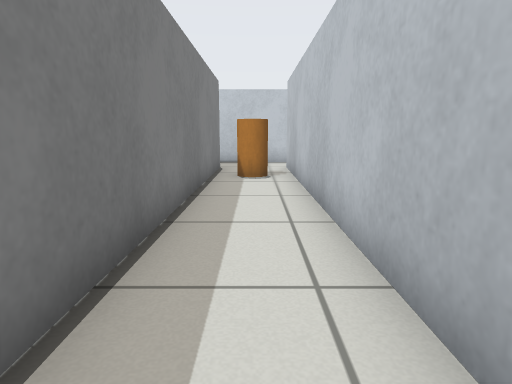
view 1 (above)

21 first-person views from a walk through a robot-simulator world made for Gazebo. The camera is 0.61 m above the floor, tilts 10° down and sees 75° across. The floor is counted in squares, 0.5 m on a side. Each view is taken from the middle of a square. On the plan, view 1 faces up. The plan holds only what a view shows up to about 14 squares ahead; the rest is blank.

view 2
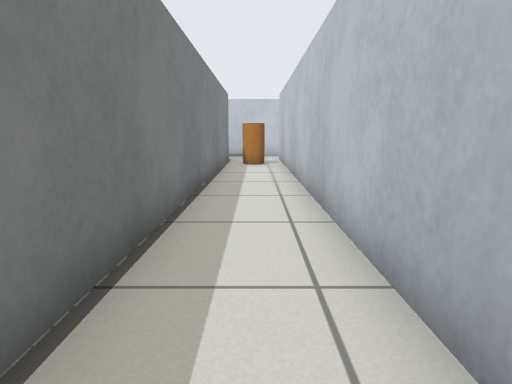

view 3
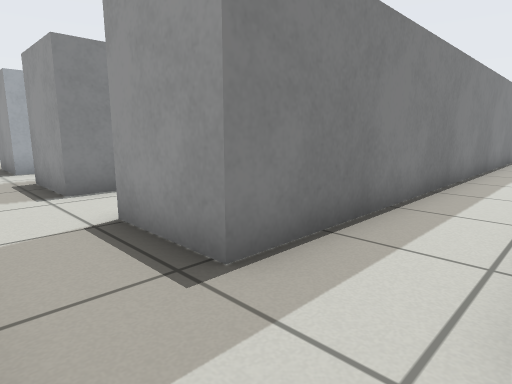

view 4
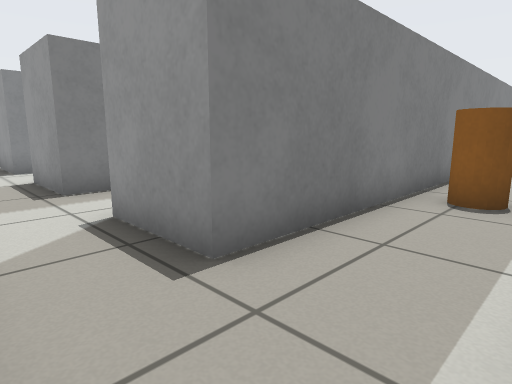

view 5
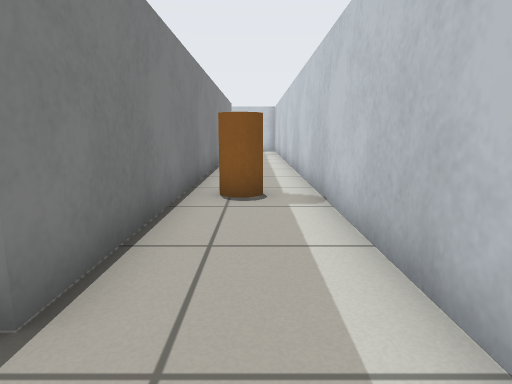

view 6
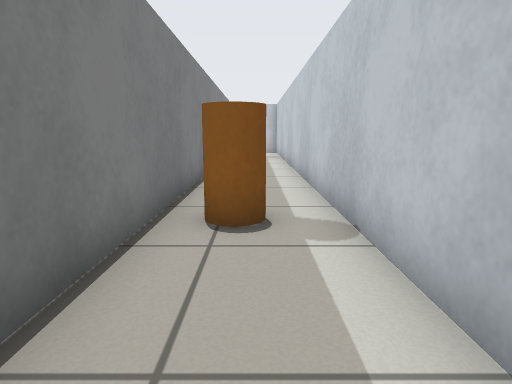

view 7
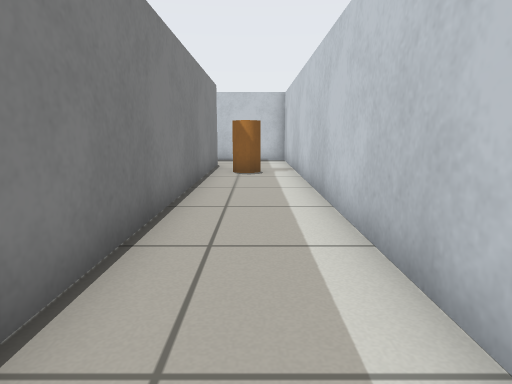

view 8
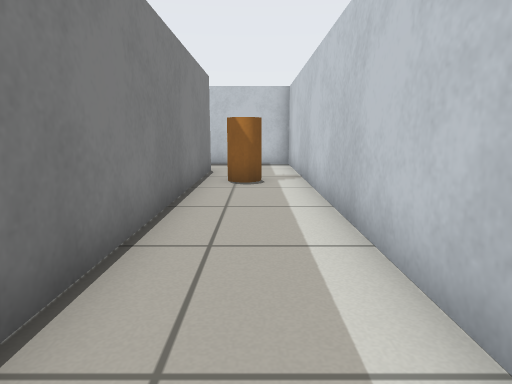

view 9
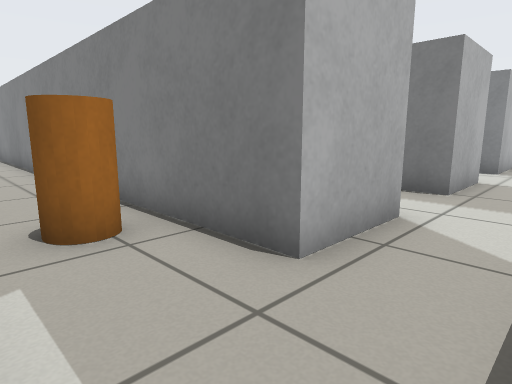

view 10
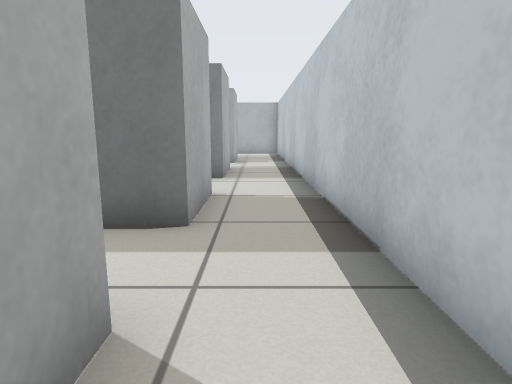

view 11
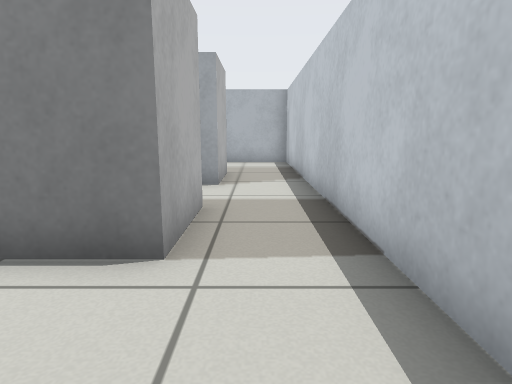

view 12
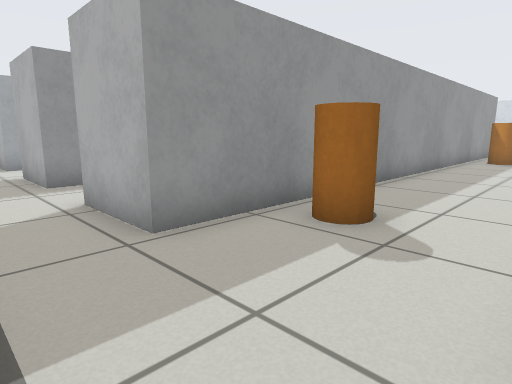

view 13
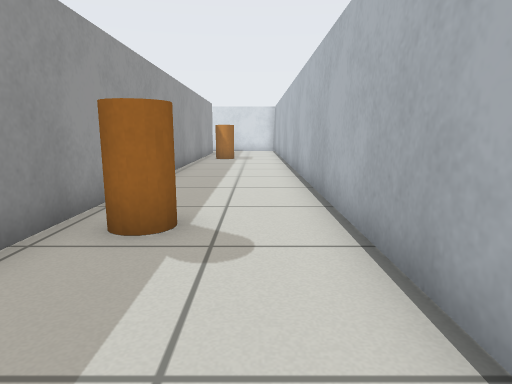

view 14
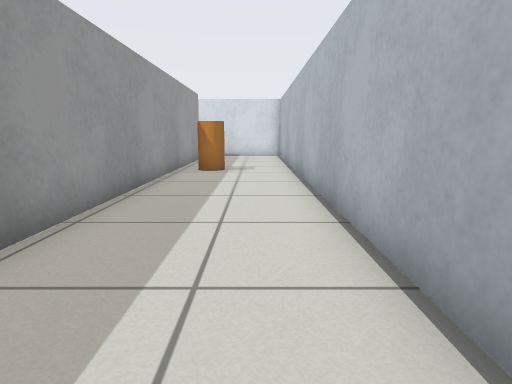

view 15
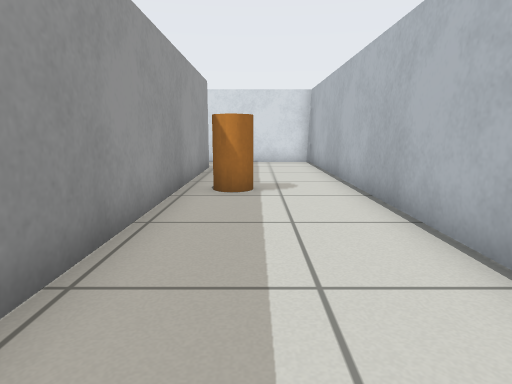

view 16
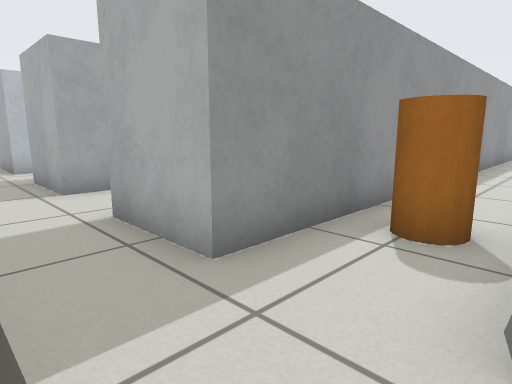

view 17
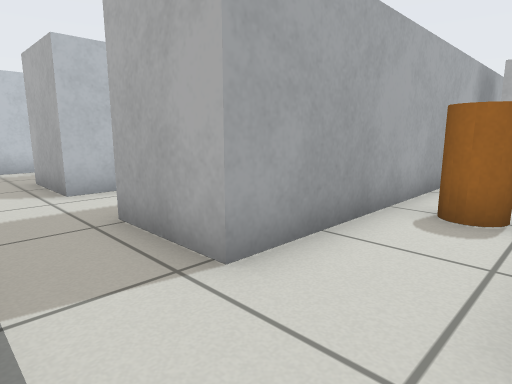

view 18
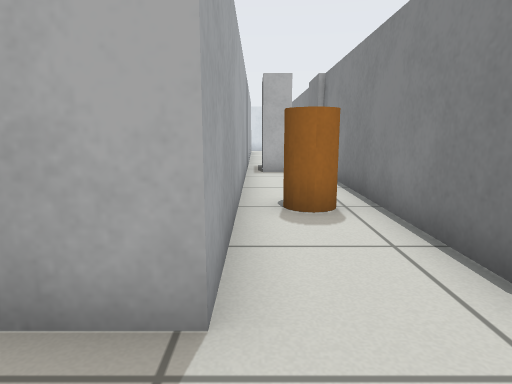

view 19
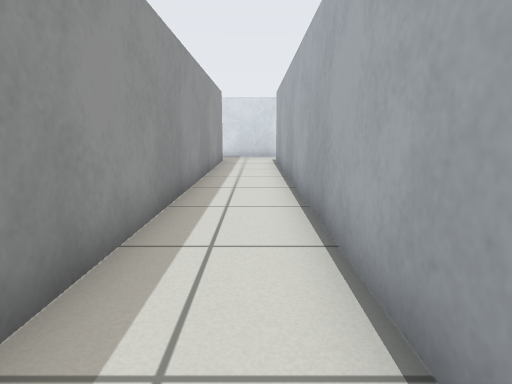

view 20
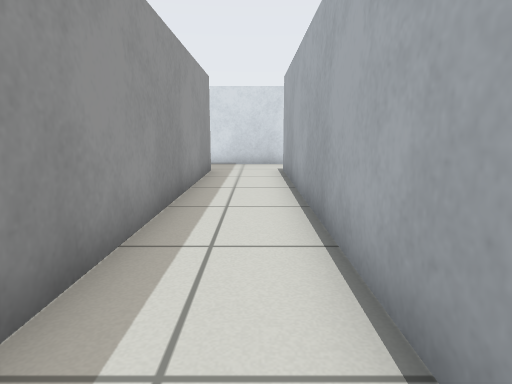

view 21
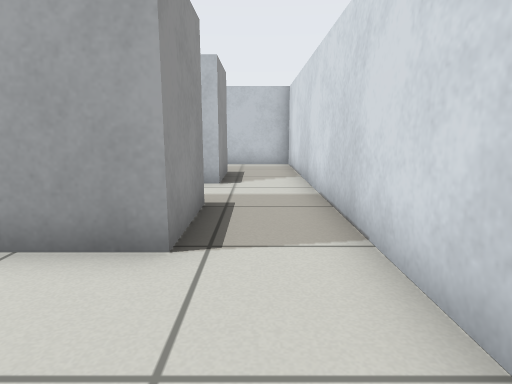

### Floor plan
Points are (right, up) in squares from view 1. A wall is a line through its corners. A room is listed if a view was taken in it or the views show most of it. See-through windows are left out.
Room 1 (views 1, 2, 3, 4, 5, 6, 7, 8, 9, 10, 11)
walls: (1.1, -2.8) (1.1, 12.1) (3.5, 12.1) (3.5, -7.1) (1.1, -7.1) (1.1, -6.6); (1.5, 14.3) (-3.4, 14.3); (-3.7, 12.1) (-1.3, 12.1) (-1.3, -7.1) (-3.7, -7.1); (-3.5, -9.3) (6.3, -9.3) (6.3, 14.3) (3.1, 14.3)
ways out: opening at (-2.5, -8.5) to room 2; opening at (-2.5, 13.5) to room 2
objects: orange cylinder (0, 10); orange cylinder (5, -2); orange cylinder (5, 10)
Room 2 (views 12, 13, 14, 15, 16, 17, 18, 19, 20, 21)
walls: (-10.9, 7) (-10.9, -7.1) (-13.3, -7.1) (-13.3, 12.1) (-10.9, 12.1) (-10.9, 11.6); (-5.9, 3.5) (-5.9, 1.6); (-3.7, 3.6) (-3.7, 12.1); (-3.7, 0.4) (-3.7, 1.6); (-6.1, -6.1) (-6.1, -7.1) (-8.5, -7.1) (-8.5, 12.1) (-6.1, 12.1) (-6.1, 3.5); (-3.7, -7.1) (-3.7, -5.4); (-11.1, -9.3) (-8.1, -9.3); (-3.4, 14.3) (-17.3, 14.3) (-17.3, -9.3) (-13, -9.3); (-5.5, -9.3) (-3.5, -9.3)
ways out: opening at (-2.5, -8.5) to room 1; opening at (-2.5, 13.5) to room 1
objects: orange cylinder (-15, -2) to (-14, -2); orange cylinder (-15, 10) to (-14, 10); orange cylinder (-10, 10); white box (-5, 2) to (-4, 3); orange cylinder (-5, 8) to (-5, 9)

Where each view was taken, in squares from view 1:
view 1: 0 up, 0 right, facing up
view 2: 4 down, 0 right, facing up
view 3: 9 down, 1 right, facing up-left
view 4: 9 down, 6 right, facing up-left
view 5: 9 down, 5 right, facing up
view 6: 7 down, 5 right, facing up
view 7: 1 down, 5 right, facing up
view 8: 1 up, 5 right, facing up
view 9: 14 up, 6 right, facing down-left
view 10: 13 up, 3 right, facing left
view 11: 13 up, 3 left, facing left
view 12: 14 up, 17 left, facing down-right
view 13: 14 up, 16 left, facing down
view 14: 9 up, 16 left, facing down
view 15: 5 up, 15 left, facing down
view 16: 14 up, 11 left, facing down-right
view 17: 14 up, 6 left, facing down-right
view 18: 14 up, 4 left, facing down
view 19: 8 up, 10 left, facing down
view 20: 4 up, 10 left, facing down
view 21: 8 down, 7 left, facing right
